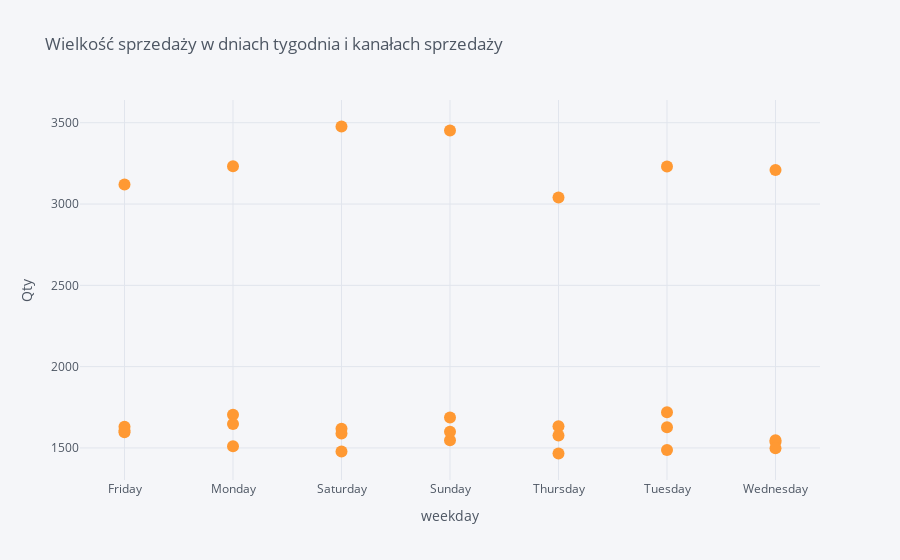

The notebook cell this image was saved under:
### Code cell
week1.iplot(kind='scatter',
x='tran_date',
y='Qty',
mode='markers',
xTitle='weekday',
yTitle='Qty',
title='Wielkość sprzedaży w dniach tygodnia i kanałach sprzedaży',
text='Store_type')

### Figure 1 — Plotly figure (JSON) as saved in the notebook; plotly's stock layout.template omitted (floating-point values rounded to 4 significant figures)
{"data": [{"line": {"color": "rgba(255, 153, 51, 1.0)", "dash": "solid", "shape": "linear", "width": 1.3}, "marker": {"size": 12, "symbol": "circle"}, "mode": "markers", "name": "Qty", "text": ["Flagship store", "Flagship store", "Flagship store", "Flagship store", "Flagship store", "Flagship store", "Flagship store", "MBR", "MBR", "MBR", "MBR", "MBR", "MBR", "MBR", "TeleShop", "TeleShop", "TeleShop", "TeleShop", "TeleShop", "TeleShop", "TeleShop", "e-Shop", "e-Shop", "e-Shop", "e-Shop", "e-Shop", "e-Shop", "e-Shop"], "type": "scatter", "x": ["Friday", "Monday", "Saturday", "Sunday", "Thursday", "Tuesday", "Wednesday", "Friday", "Monday", "Saturday", "Sunday", "Thursday", "Tuesday", "Wednesday", "Friday", "Monday", "Saturday", "Sunday", "Thursday", "Tuesday", "Wednesday", "Friday", "Monday", "Saturday", "Sunday", "Thursday", "Tuesday", "Wednesday"], "y": [1596, 1511, 1589, 1547, 1634, 1720, 1536, 1630, 1705, 1618, 1600, 1466, 1628, 1547, 1608, 1648, 1478, 1688, 1576, 1488, 1498, 3120, 3233, 3477, 3452, 3041, 3231, 3209]}], "layout": {"legend": {"bgcolor": "#F5F6F9", "font": {"color": "#4D5663"}}, "paper_bgcolor": "#F5F6F9", "plot_bgcolor": "#F5F6F9", "title": {"font": {"color": "#4D5663"}, "text": "Wielkość sprzedaży w dniach tygodnia i kanałach sprzedaży"}, "xaxis": {"gridcolor": "#E1E5ED", "showgrid": true, "tickfont": {"color": "#4D5663"}, "title": {"font": {"color": "#4D5663"}, "text": "weekday"}, "zerolinecolor": "#E1E5ED"}, "yaxis": {"gridcolor": "#E1E5ED", "showgrid": true, "tickfont": {"color": "#4D5663"}, "title": {"font": {"color": "#4D5663"}, "text": "Qty"}, "zerolinecolor": "#E1E5ED"}}}
